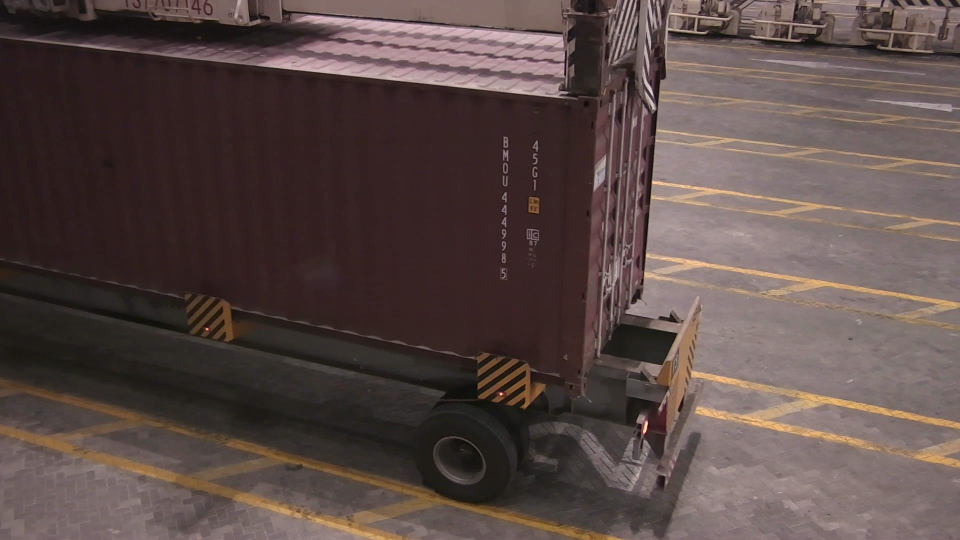
#> input picture images/161115046977_D_3.jpeg, 1920 x 1080 px (shown at 1/2 size)
$ python hari_ocr_task_file.py --image images/161115046977_D_3.jpeg
#> lines starting #> are read from the running program, lines starting #| are printed output that depends on the picture; after the words box and inside, x2 and y2 are one past the last pixel; in counts of white or black regions, pixels touching at a corner belong together
import cProfile, os, re
import cv2
import pytesseract
import numpy as np
#import imutils
import argparse
from PIL import Image
import time
start_time = time.time()


dir_path_orig = os.path.dirname(os.path.realpath(__file__))
dir_path = dir_path_orig.replace("\\", "/")
#pytesseract.pytesseract.tesseract_cmd = dir_path+r'/softwares/Tesseract-OCR/tesseract.exe'

# [127 lines left out: functions join_images, read_each_image, captch_ex, not called in this run]


def read_text_from_image(file_name, is_truck=False, is_gruopby=False):
#> called with file_name = 'images/161115046977_D_3.jpeg', is_truck = False, is_gruopby = False
    if is_truck:
        image_text = captch_ex(file_name, is_gruopby)
    else:
        img = cv2.imread(file_name)
#> img is the input picture: shape (1080, 1920, 3); mean B, G, R 70.9, 73.7, 89.8
        #img = imutils.resize(img, width=500)

        img2gray = cv2.cvtColor(img, cv2.COLOR_BGR2GRAY)
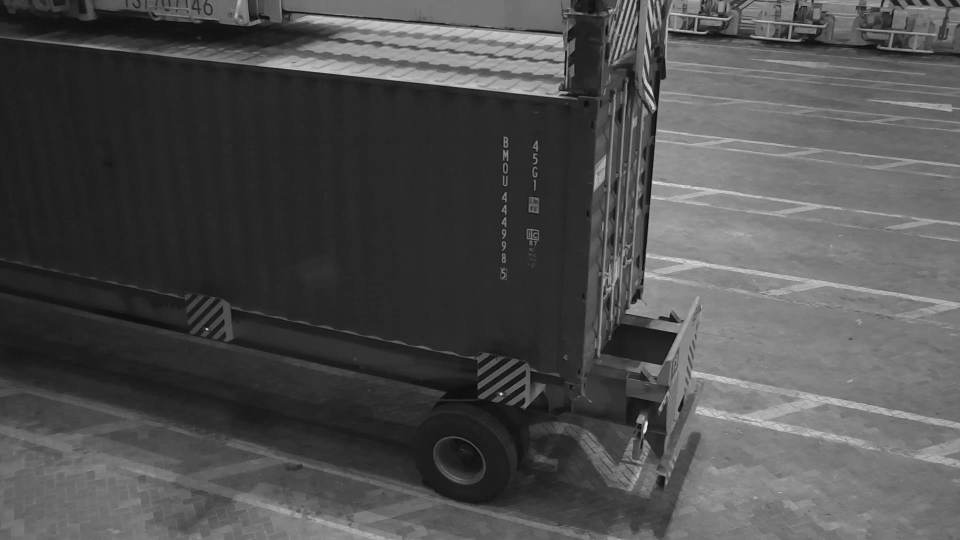
#> img2gray: shape (1080, 1920) (shown at 1/2 size); min 1, max 243, mean 78.2
        thresh,mask = cv2.threshold(img2gray,150,255,cv2.THRESH_BINARY | cv2.THRESH_OTSU)
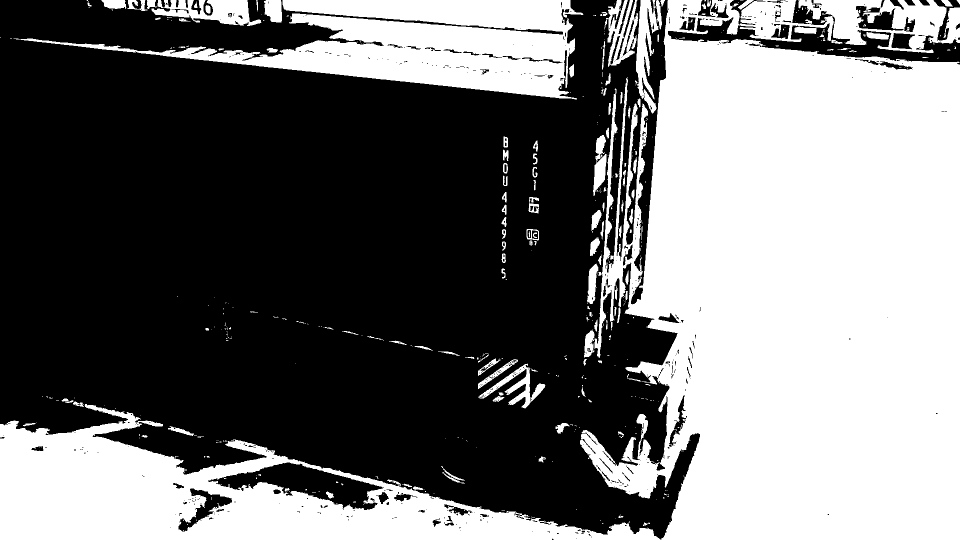
#> mask: shape (1080, 1920) (shown at 1/2 size); 44.6% white; 468 white regions (328 under 20 px), largest, box (x1, y1, x2, y2) and area: (0, 0, 1920, 1080) 791462, (27, 0, 1167, 199) 93926, (303, 0, 523, 52) 6095
#> thresh = 82

        image_final = cv2.bitwise_and(img2gray, img2gray, mask=mask)
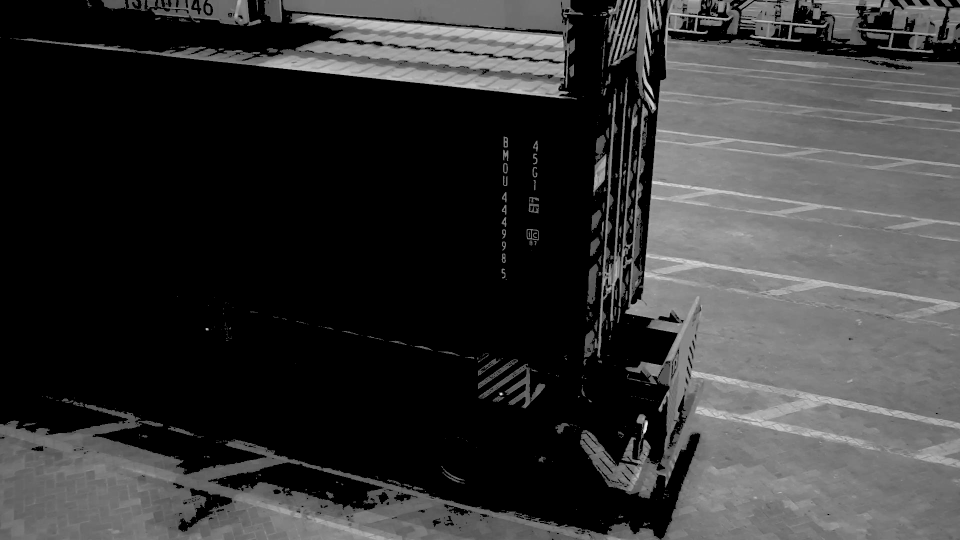
#> image_final: shape (1080, 1920) (shown at 1/2 size); min 0, max 243, mean 54.7
        ret, new_img = cv2.threshold(image_final, 180, 255, cv2.THRESH_BINARY | cv2.THRESH_OTSU)  # cv.THRESH_BINARY_INV
#> ret = 0

        image_text = pytesseract.image_to_string(new_img)
    print(image_text)

def str2bool(v):
	return v.lower() in ("yes", "true", "t", "1")


if __name__ == '__main__':
    pr = cProfile.Profile()
    pr.enable()
    ap = argparse.ArgumentParser()
    ap.add_argument("-image", "--image", type=str, help="path to input image")
    ap.add_argument("-truck", "--is_truck_image", type=str	, help="is input image contain truck image")
    ap.add_argument("-groupby", "--is_gruopby", type=str, help="is input image need to gruop by text content")
    args = vars(ap.parse_args())
    file_name = args["is_truck_image"]
    if not file_name: file_name = dir_path+"/images/161115046977_D_3.jpeg"
    print(file_name)
    is_truck_image = str2bool(args["is_truck_image"] or "")
    if not is_truck_image: is_truck_image=False
    is_gruopby=str2bool(args["is_gruopby"] or "")
    if not is_gruopby: is_gruopby=False
    read_text_from_image(file_name, is_truck_image, is_gruopby)
#> (the call stopped at in read_text_from_image, `image_text = pytesseract.image_to_string(new_img)`: pytesseract is not available in this run)
    pr.disable()
    #pr.print_stats()
    print("--- %s seconds ---" % (time.time() - start_time))
